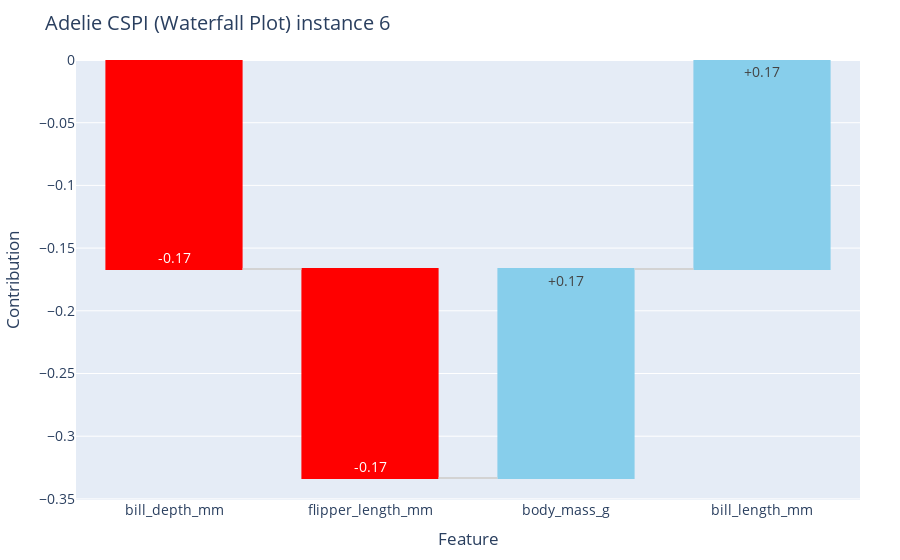

This figure's notebook cell:
### Code cell
#任意のインスタンスの例
cspi.plot_waterfall_plotly(
    feature_names=feature_names,
    class_names=class_names,
    #i=None,
    i=6,
    save_as_pdf=True,
    pdf_prefix="penguin_waterfall"
)

### Figure 1 — Plotly figure (JSON) as saved in the notebook; plotly's stock layout.template omitted (floating-point values rounded to 4 significant figures)
{"data": [{"connector": {"line": {"color": "lightgrey"}}, "decreasing": {"marker": {"color": "red"}}, "increasing": {"marker": {"color": "skyblue"}}, "measure": ["relative", "relative", "relative", "relative"], "name": "Adelie", "orientation": "v", "text": ["-0.17", "-0.17", "+0.17", "+0.17"], "textposition": "inside", "type": "waterfall", "x": ["bill_depth_mm", "flipper_length_mm", "body_mass_g", "bill_length_mm"], "y": [-0.1667, -0.1667, 0.1667, 0.1667]}], "layout": {"font": {"size": 14}, "margin": {"b": 60, "l": 40, "r": 40, "t": 60}, "showlegend": false, "title": {"text": "Adelie CSPI (Waterfall Plot) instance 6"}, "waterfallgap": 0.3, "xaxis": {"tickangle": 0, "title": {"text": "Feature"}}, "yaxis": {"title": {"text": "Contribution"}}}}
